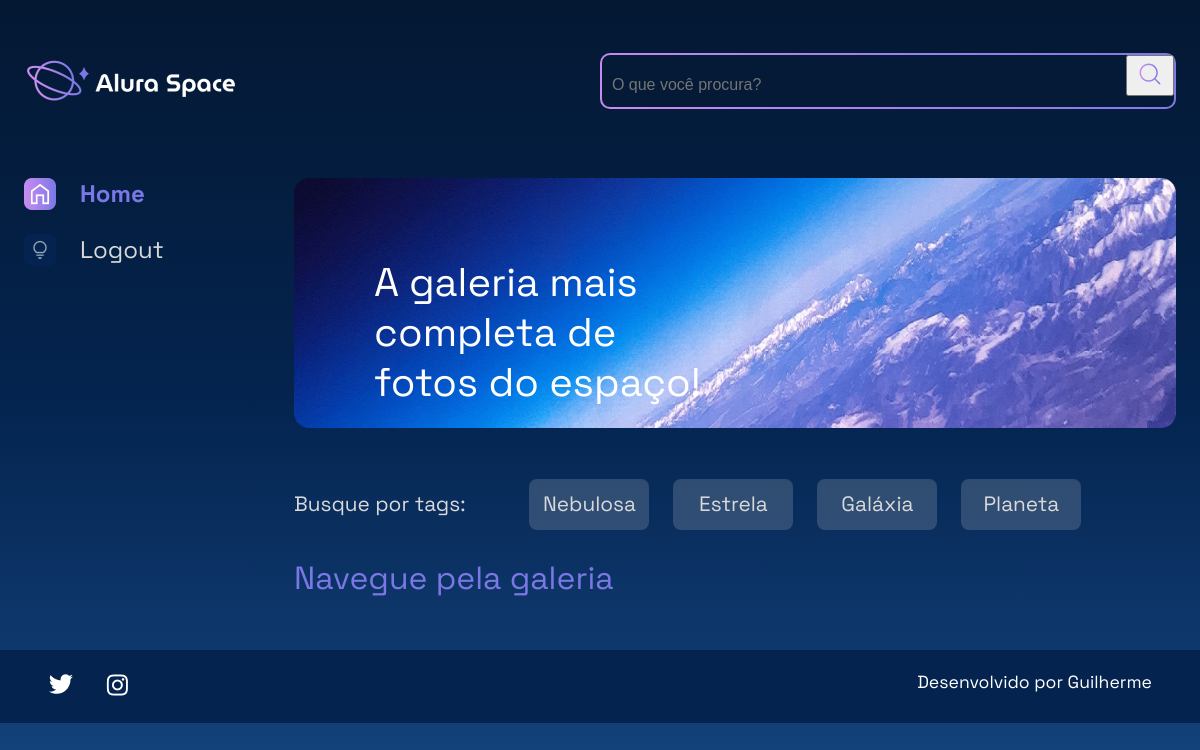
Before: /buscar (signed in) with the older database file.
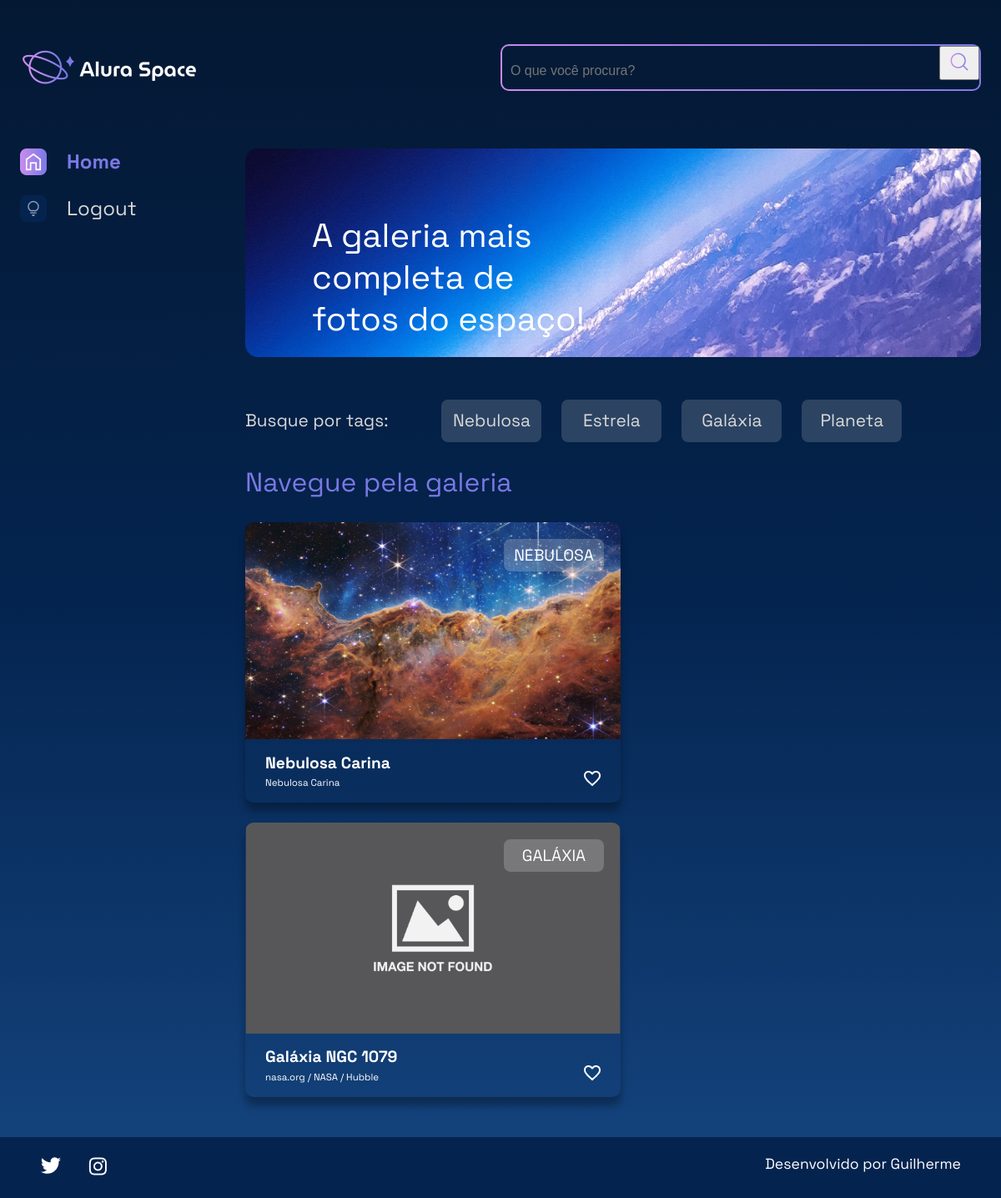
After: the same page with the newer database file.
### galeria/models.py (models this page shows, shortened)
class Fotografia(models.Model):
    OPCOES_CATEGORIA = [
        ("NEBULOSA", "Nebulosa"),
        ("ESTRELA", "Estrela"),
        ("GALÁXIA", "Galáxia"),
        ("PLANETA", "Planeta")
    ]
    nome = models.CharField(max_length=100, null=False, blank=False)
    legenda = models.CharField(max_length=200, null=False, blank=False)
    categoria = models.CharField(max_length=150, choices=OPCOES_CATEGORIA, default="")
    descricao = models.TextField(null=False, blank=False)
    foto = models.ImageField(upload_to="fotos/%Y/%m/%d/", blank=True)
    ativo = models.BooleanField(default=False)
    data_fotografia = models.DateField(default=datetime.now(), blank=False)

### galeria/views.py (the view)
# urls.py: path('buscar', buscar, name="buscar")
def buscar(request):
    if not request.user.is_authenticated:
        messages.error(request, "Usuário não logado.")
        return redirect('login')
    fotos = Fotografia.objects.order_by("data_fotografia").filter(ativo=True)
    if "busca" in request.GET:
        palavra_a_buscar = request.GET["busca"]
        if palavra_a_buscar:
            fotos = fotos.filter(nome__icontains=palavra_a_buscar)
    return render(request, 'galeria/buscar.html', {"cards": fotos})

### templates/galeria/buscar.html
{% extends 'galeria/base.html' %} {% load static %} {% block content %}
<div class="pagina-inicial">
    {% include 'partials/_header.html' %}
    <main class="principal">
        {% include 'partials/_menu-lateral.html' %}
        <section class="conteudo">
            <section class="banner">
                <img
                        class="banner__imagem"
                        src="{% static '/assets/imagens/Banner(2).png' %}"
                        alt="banner Alura Space"
                />
                <h1 class="banner__titulo">
                    A galeria mais completa de fotos do espaço!
                </h1>
            </section>
            <section class="tags">
                <p class="tags__titulo">Busque por tags:</p>
                <ul class="tags__lista">
                    <li class="tags__tag">Nebulosa</li>
                    <li class="tags__tag">Estrela</li>
                    <li class="tags__tag">Galáxia</li>
                    <li class="tags__tag">Planeta</li>
                </ul>
            </section>
            <section class="galeria">
                <div class="cards">
                    <h2 class="cards__titulo">Navegue pela galeria</h2>
                    <ul class="cards__lista">
                        {% if cards %}
                        {% for fotografia in cards %}
                        <li class="card">
                            <a href="{% url 'imagem' fotografia.id %}">
                                {% if fotografia.foto == "" or fotografia.foto == null %}
                                <img
                                        class="card__imagem"
                                        src="{% static '/assets/imagens/galeria/not-found.png' %} "
                                        alt="foto"
                                />
                                {% else %}
                                <img
                                        class="card__imagem"
                                        src="{{fotografia.foto.url}} "
                                        alt="foto"
                                />
                                {% endif %}
                            </a>
                            <span class="card__tag">{{fotografia.categoria}}</span>
                            <div class="card__info">
                                <p class="card__titulo">{{ fotografia.nome }}</p>
                                <div class="card__texto">
                                    <p class="card__descricao">{{ fotografia.legenda }}</p>
                                    <span
                                    ><img
                                            src="{% static '/assets/ícones/1x/favorite_outline.png' %}"
                                            alt="ícone de coração"
                                    /></span>
                                </div>
                            </div>
                        </li>
                        {% endfor %}
                        {% endif %}
                    </ul>
                </div>
            </section>
        </section>
    </main>
</div>
{% endblock %}

Changed rows visible on the page:
added Fotografia: foto (picture), categoria "NEBULOSA", nome "Nebulosa Carina", legenda "Nebulosa Carina"
now on this page (row edited): Fotografia: categoria "GALÁXIA", nome "Galáxia NGC 1079", legenda "nasa.org / NASA / Hubble"
